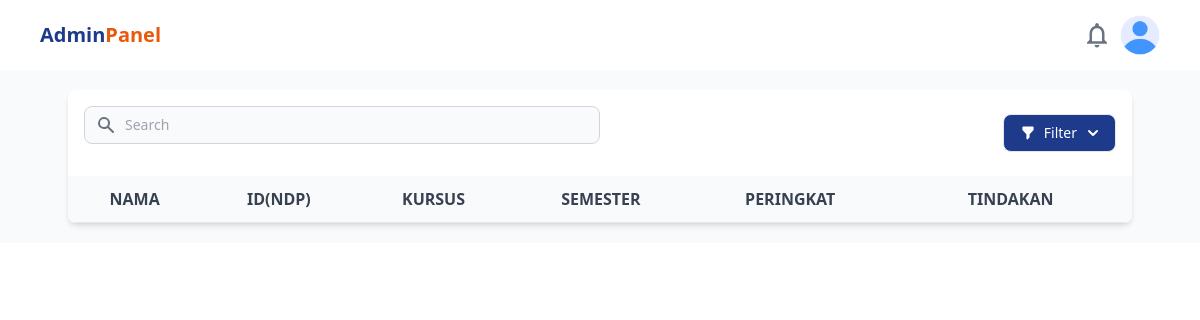
Before: /admin-inbox.php with the older database file.
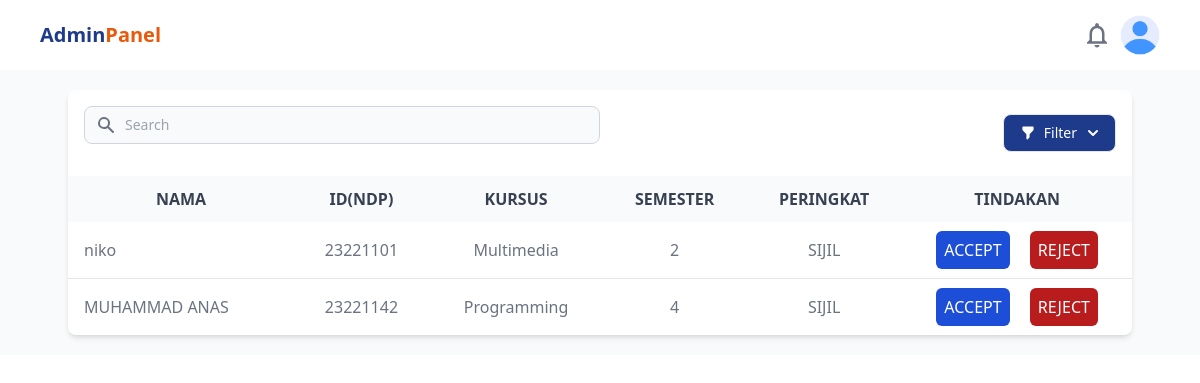
After: the same page with the newer database file.
### tables this page shows
CREATE TABLE `equipment` (
  `name` varchar(255) NOT NULL,
  `id` int(10) NOT NULL,
  `level` varchar(25) NOT NULL,
  `course` enum('Multimedia','Networking','CADD SeniBina','Programming') NOT NULL,
  `sem` int(6) NOT NULL,
  `item_name` varchar(255) NOT NULL,
  `item_reason` longtext NOT NULL,
  `image` varchar(255) NOT NULL
);

### admin-inbox.php (the view, shortened to what this page needs)
<?php
include_once "db/config.php";
?>
<html>
<head>
    <script src="https://cdn.tailwindcss.com"></script>
</head>
<body>
    <nav>
        <div class="bg-white text-blue-800 px-10 py-1 z-10 w-full shadow-md">
            <div class="flex items-center justify-between py-2 text-5x1">
                <div class="font-bold text-blue-900 text-xl">Admin<span class="text-orange-600">Panel</span></div>
                <div class="flex items-center text-gray-500">
                    <span class="material-icons-outlined p-2" style="font-size: 30px">notifications</span>
                    <div class="bg-center bg-cover bg-no-repeat rounded-full inline-block">
                        <img src="img/user-icon.png" alt="User Icon" style="width: 40px; height: auto;">
                    </div>
                </div>
            </div>
        </div>
    </nav>
    <section class="bg-gray-50 p-3 sm:p-5">
        <div class="mx-auto max-w-screen-xl px-4 lg:px-12">
            <div class="bg-white relative shadow-md sm:rounded-lg overflow-hidden">
                <div
                    class="flex flex-col md:flex-row items-center justify-between space-y-3 md:space-y-0 md:space-x-4 p-4">
                    <div class="w-full md:w-1/2">
                        <form class="flex items-center">
                            <div class="relative w-full">
                                <div class="absolute inset-y-0 left-0 flex items-center pl-3 pointer-events-none">
                                </div>
                                <input type="text" id="simple-search"
                                    class="bg-gray-50 border border-gray-300 text-gray-900 text-sm rounded-lg focus:ring-primary-500 focus:border-primary-500 block w-full pl-10 p-2"
                                    placeholder="Search">
                            </div>
                        </form>
                    </div>
                    <div
                        class="w-full md:w-auto flex flex-col md:flex-row space-y-2 md:space-y-0 items-stretch md:items-center justify-end md:space-x-3 flex-shrink-0">
                        <div class="flex items-center space-x-3 w-full md:w-auto">
                            <button id="filterDropdownButton" data-dropdown-toggle="filterDropdown"
                                class="w-full md:w-auto flex items-center justify-center py-2 px-4 text-sm font-medium text-white focus:outline-none bg-blue-900 rounded-lg border border-gray-200"
                                type="button">
                                Filter
                                <svg class="-mr-1 ml-1.5 w-5 h-5" fill="currentColor" viewbox="0 0 20 20"
                                    xmlns="http://www.w3.org/2000/svg" aria-hidden="true">
                                    <path clip-rule="evenodd" fill-rule="evenodd"
                                        d="M5.293 7.293a1 1 0 011.414 0L10 10.586l3.293-3.293a1 1 0 111.414 1.414l-4 4a1 1 0 01-1.414 0l-4-4a1 1 0 010-1.414z" />
                                </svg>
                            </button>
                        </div>
                    </div>
                </div>
                <div class="overflow-x-auto">
                    <table class="w-full text-md text-gray-500 dark:text-gray-400">
                        <thead class="text-md text-gray-700 uppercase bg-gray-50 dark:bg-gray-700 dark:text-gray-400">
                            <tr>
                                <th scope="col" class="px-4 py-3">Nama</th>
                                <th scope="col" class="px-4 py-3">ID(NDP)</th>
                                <th scope="col" class="px-4 py-3">Kursus</th>
                                <th scope="col" class="px-4 py-3">Semester</th>
                                <th scope="col" class="px-4 py-3">Peringkat</th>
                                <th scope="col" class="px-8 py-3">Tindakan</th>
                            </tr>
                        </thead>
                        <tbody id="showiddata">
                            <tr class="border-b">
                                <?php
                            $sql = "SELECT * FROM equipment WHERE id";
                            $result = mysqli_query($conn, $sql);
                            while ($r = mysqli_fetch_array($result)){
                            ?>
                                <td class="px-4 py-3 text-left"><?php echo $r['name']; ?></td>
                                <td class="px-4 py-3 text-center"><?php echo $r['id']; ?></td>
                                <td class="px-4 py-3 text-center"><?php echo $r['course']; ?></td>
                                <td class="px-4 py-3 text-center"><?php echo $r['sem']; ?></td>
                                <td class="px-4 py-3 text-center"><?php echo $r['level']; ?></td>
                                <td class="d-flex justify-content-center text-center">
                                    <a href='function/approve.php?id=<?php echo $r['id'];?>'><button
                                            class="rounded-md bg-blue-700 text-white p-2 m-2">ACCEPT</button></a>
                                    <a href='function/reject.php?id=<?php echo $r['id'];?>'
                                        onclick="return confirm('Are you sure you want to REJECT this request?')"><button
                                            class="rounded-md bg-red-700 text-white p-2 m-2">REJECT</button></a>
                                </td>
                            </tr>
                        </tbody>
                        <?php } ?>
                    </table>
                </div>
            </div>
        </div>
    </section>
</body>
</html>

Changed rows visible on the page:
added equipment: name "niko", id "23221101", course "Multimedia", sem "2", level "SIJIL"
added equipment: name "MUHAMMAD ANAS", id "23221142", course "Programming", sem "4", level "SIJIL"
